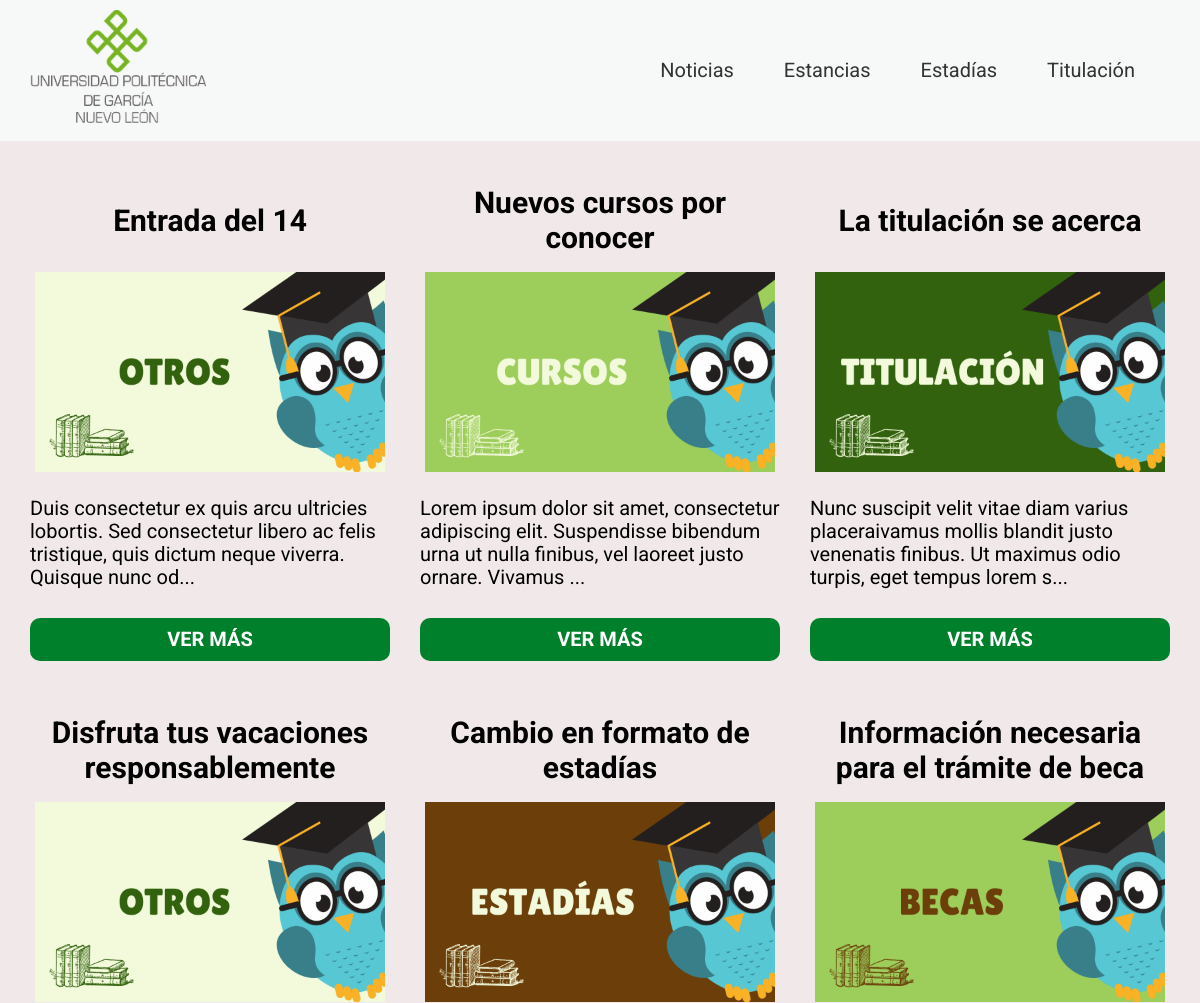
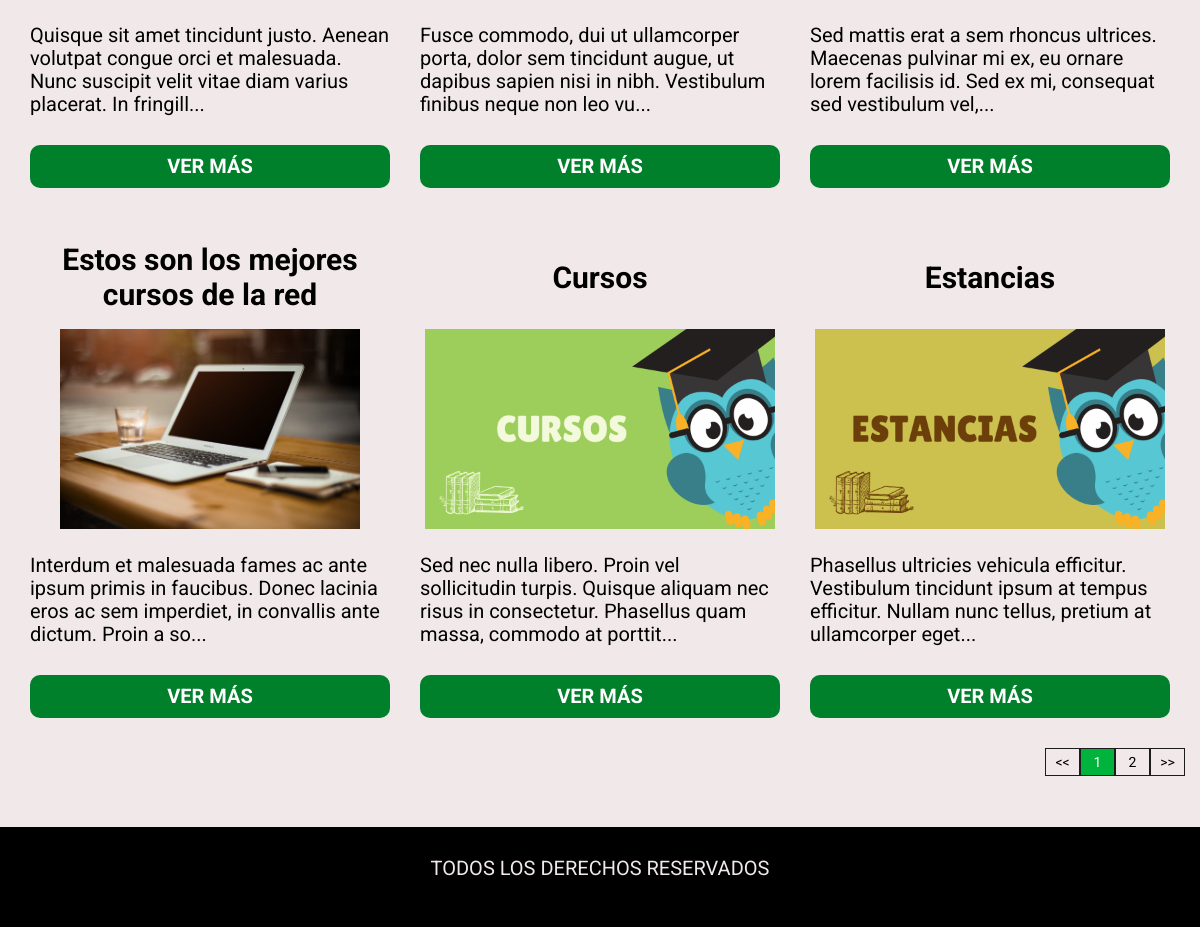
Page /portalCoordinadoresUPG/noticias.php?carrera=sistemas on the committed database (2 pictures, top to bottom).
### tables this page shows
CREATE TABLE `entradas` (
  `id` int(11) NOT NULL AUTO_INCREMENT,
  `carrera` varchar(60) DEFAULT NULL,
  `titulo` varchar(100) DEFAULT NULL,
  `texto` longtext,
  `imagen` varchar(200) DEFAULT NULL,
  `fecha` date DEFAULT NULL,
  `filtro` varchar(45) DEFAULT NULL,
  PRIMARY KEY (`id`)
);

### portalCoordinadoresUPG/noticias.php (the view, shortened to what this page needs)
<?php
    $carrera = $_GET['carrera'];
    $db = conectarDB();
    $queryPaginador = "SELECT COUNT(*) as totalEntradas FROM entradas WHERE carrera = '${carrera}' ORDER BY id DESC ;";
    $resultadoPaginador = mysqli_query($db,$queryPaginador);
    $paginador = mysqli_fetch_assoc($resultadoPaginador);
    $totalEntradas =intval( $paginador['totalEntradas']);
    $mostrarPorPagina = 9;
    if(empty($_GET['pagina'])){
        $pagina = 1;
    }else{
        $pagina = $_GET['pagina'];
    }
    $inicio = ($pagina -1 ) * $mostrarPorPagina;
    $totalPaginas = ceil($totalEntradas / $mostrarPorPagina);
    $query = "SELECT * FROM entradas WHERE carrera = '${carrera}' ORDER BY id DESC LIMIT ${inicio},${mostrarPorPagina};";
    $resultado = mysqli_query($db,$query);
?>
<!DOCTYPE html>
<html lang="en">
<head>
    <link rel="stylesheet" href="build/css/app.css">
</head>
<body>
<?php require 'includes/templates/header.php';?>
    <section class="seccion-entradas">
        <div class="contenedor contenido-entradas">
        <?php while($entrada = mysqli_fetch_assoc($resultado)): ?>
        <article class="entrada">
            <h3 class="titulo-entrada"><?php echo $entrada['titulo']; ?></h3>
            <div class="imagen-responsiva">
            <?php if($entrada['imagen']) : ?>
                <a href="entrada.php?id=<?php echo $entrada['id'] . '&carrera=' . $carrera;?>">
                    <img class="imagen-entrada" src="<?php echo "imagenes/" . $entrada['imagen']; ?>"  alt="Imagen Entrada">
                </a>
            <?php endif ?>
            </div>
            <?php $puntos = strlen($entrada['texto']) > 120 ? '...' : '';?>
            <p class="texto-entrada"><?php echo substr($entrada['texto'],0,135) . $puntos;?></p>
            <button class="btn btn-vermas"><a href="entrada.php?id=<?php echo $entrada['id'] . '&carrera=' . $carrera;?>">Ver Más</a></button>
        </article>
    <?php endwhile; ?>
        </div>
        <div class="paginador">
        <ul class="lista-paginas">
            <li><a href="#" class="pagina"> << </a></li>
            <?php
                for($i = 1; $i <= $totalPaginas; $i++){
                    if($i == $pagina){
                        echo "<li class='paginaActiva'>" . $i . "</li>";
                    }else{
                        echo "<li><a class='pagina' href='noticias.php?carrera=" . $carrera . "&pagina=" . $i . "'>" . $i . "</a></li>";
                    }
                }
            ?>
            <li><a href="#" class="pagina"> >> </a></li>
        </ul>
    </div>
    </section>
    <?php include 'includes/templates/footer.php'; ?>
</body>
</html>

### portalCoordinadoresUPG/build/css/app.css (style rules this page uses)
html { line-height: 1.15; -webkit-text-size-adjust: 100%; }
body { margin: 0; }
a { background-color: transparent; }
img { border-style: none; }
button, input, optgroup, select, textarea { font-family: inherit; font-size: 100%; line-height: 1.15; margin: 0; }
button, input { overflow: visible; }
button, select { text-transform: none; }
button, [type=button], [type=reset], [type=submit] { -webkit-appearance: button; }
html { font-size: 62.5%; box-sizing: border-box; scroll-behavior: smooth; }
*, *:before, *:after { box-sizing: inherit; }
body { font-family: "Roboto", sans-serif; font-size: 1.6rem; }
p { font-size: 2rem; color: #000; }
.contenedor { max-width: 120rem; width: 95%; margin: 0 auto; }
a { text-decoration: none; }
img { max-width: 100%; }
h1, h2, h3 { margin: 0; }
h3 { font-size: 3rem; text-align: center; }
.btn { padding: 1rem 3rem; text-align: center; border: none; text-transform: uppercase; }
.seccion-entradas { background-color: #f1e9e9; padding: 2rem 0; }
@media (min-width: 480px) { .contenido-entradas { display: grid; gap: 3rem; grid-auto-flow: dense; grid-template-columns: repeat(auto-fill, minmax(30rem, 1fr)); } }
.contenido-entradas .entrada { padding-top: 1rem; filter: brightness(100%); animation: escalar 1s infinite alternate; height: 50rem; display: flex; flex-direction: column; justify-content: space-between; align-items: center; }
.contenido-entradas .entrada .imagen-entrada { height: 20rem; width: 100%; object-fit: cover; }
.contenido-entradas .titulo-entrada { width: 100%; display: flex; flex-direction: column; align-items: center; justify-content: center; min-height: 10rem; }
.contenido-entradas .texto-entrada { height: 10rem; }
.btn-vermas { background-color: #00802b; color: #FFF; font-weight: 700; width: 100%; font-size: 2rem; border-radius: 1rem; transform: translateX(0); }
.btn-vermas:before { content: ""; position: absolute; width: 70%; left: 15%; top: 100%; height: 1rem; background-image: radial-gradient(ellipse, rgba(0, 0, 0, 0.35) 0%, rgba(0, 0, 0, 0) 80%); transition: 0.4s; opacity: 0; }
.btn-vermas a { color: #FFF; padding: 1rem 7rem; }
.paginador .lista-paginas { list-style: none; padding: 1.5rem; margin-top: 1.5rem; display: flex; justify-content: flex-end; }
.paginador .pagina, .paginador .paginaActiva { color: #000; border: 1px solid #1c1c1c; padding: 0.5rem; display: inline-block; font-size: 1.4rem; text-align: center; width: 3.5rem; }
.paginador .paginaActiva { color: #FFF; background: #00b33c; }

### rows in the picture
entradas: titulo "Entrada del 14", imagen (picture), texto "Duis consectetur ex quis arcu ultricies lobortis. Sed consectetur libero ac felis tristique, quis dictum neque viverra. Quisque nunc od", texto "..."
entradas: titulo "Nuevos cursos por conocer", imagen (picture), texto "Lorem ipsum dolor sit amet, consectetur adipiscing elit. Suspendisse bibendum urna ut nulla finibus, vel laoreet justo ornare. Vivamus", texto "..."
entradas: titulo "La titulación se acerca", imagen (picture), texto "Nunc suscipit velit vitae diam varius placeraivamus mollis blandit justo venenatis finibus. Ut maximus odio turpis, eget tempus lorem s", texto "..."
entradas: titulo "Disfruta tus vacaciones responsablemente", imagen (picture), texto "Quisque sit amet tincidunt justo. Aenean volutpat congue orci et malesuada. Nunc suscipit velit vitae diam varius placerat. In fringill", texto "..."
entradas: titulo "Cambio en formato de estadías", imagen (picture), texto "Fusce commodo, dui ut ullamcorper porta, dolor sem tincidunt augue, ut dapibus sapien nisi in nibh. Vestibulum finibus neque non leo vu", texto "..."
entradas: titulo "Información necesaria para el trámite de beca", imagen (picture), texto "Sed mattis erat a sem rhoncus ultrices. Maecenas pulvinar mi ex, eu ornare lorem facilisis id. Sed ex mi, consequat sed vestibulum vel,", texto "..."
entradas: titulo "Estos son los mejores cursos de la red", imagen (picture), texto "Interdum et malesuada fames ac ante ipsum primis in faucibus. Donec lacinia eros ac sem imperdiet, in convallis ante dictum. Proin a so", texto "..."
entradas: titulo "Cursos", imagen (picture), texto "Sed nec nulla libero. Proin vel sollicitudin turpis. Quisque aliquam nec risus in consectetur. Phasellus quam massa, commodo at porttit", texto "..."
entradas: titulo "Estancias", imagen (picture), texto "Phasellus ultricies vehicula efficitur. Vestibulum tincidunt ipsum at tempus efficitur. Nullam nunc tellus, pretium at ullamcorper eget", texto "..."
